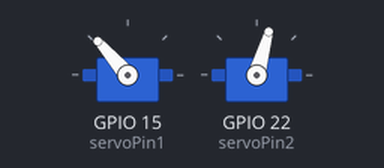
Recording of a sketch running on a simulated ESP32. On the bench: 2 × servo.

Above: at 0.05 s.
At 1.1 s:
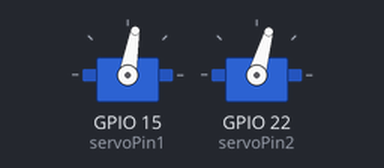
At 1.75 s:
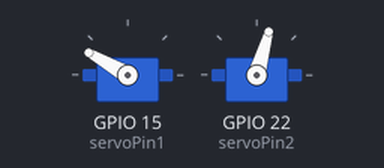
At 3.45 s:
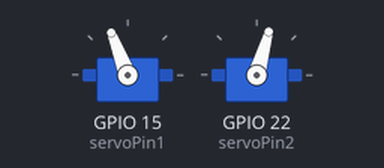
Timing chart, 0 to 8.8 s (numbered marks = the images above):
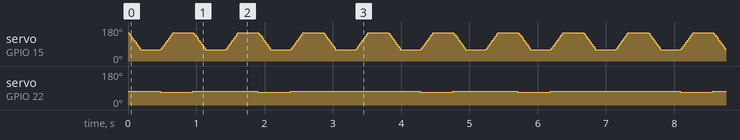

Measured:
- by itself, servo on GPIO 22 (servoPin2): repeats every 3.8 s: 74° 0.95 s, 68° 0.48 s, 74° 1.9 s, 68° 0.48 s

The sketch:

Apollo.ino
```cpp
#include <ESP32Servo.h>
Servo strum;
Servo lift;

int posVal = 60;
int servoPin1 = 15;
int servoPin2 = 22;
int delay_val = 0;
String pattern;

#define STRUMMER_MIN_ANGLE 60
#define STRUMMER_MAX_ANGLE 150
#define RAISED_ANGLE 68
#define PLAY_ANGLE 74

void setup() {
  // put your setup code here, to run once:
  Serial.begin(115200);
  strum.setPeriodHertz(50); // standard 50 hz servo
  strum.attach(servoPin1, 500, 2500); // attaches the servo on servoPin to the servo object

  lift.setPeriodHertz(50); // standard 50 hz servo
  lift.attach(servoPin2, 500, 2500); // attaches the servo on servoPin to the servo object
  lift.write(PLAY_ANGLE);
  int bpm = 102;
  pattern = "DDUUDU";
  delay_val = calculateDelay(bpm);

}

void upStrum()
{
  for (int pos = STRUMMER_MIN_ANGLE; pos <= STRUMMER_MAX_ANGLE; pos += 1)
  {
    strum.write(pos);
    delay(2);
  }
  delay(delay_val);
}

void downStrum()
{
  for (int pos = STRUMMER_MAX_ANGLE; pos >= STRUMMER_MIN_ANGLE; pos -= 1)
  {
    strum.write(pos);
    delay(2);
  }
  delay(delay_val);
}

int calculateDelay(int bpm) {
  return (int)(((1.0/(bpm/60.0))/2.0)*1000.0);
}

void loop() {
  lift.write(PLAY_ANGLE);
  for (int parser = 0; parser < pattern.length(); parser++)
  {
    char currentStrum = pattern.charAt(parser);
    if (currentStrum == 'D')
    {
      downStrum();
      if (parser + 1 < pattern.length())
      {
        if (pattern.charAt(parser+1) == 'D')
        {
          lift.write(RAISED_ANGLE);
          upStrum();
          lift.write(PLAY_ANGLE);
        }
      }
    }
    else
    {
      upStrum();
      if (parser + 1 < pattern.length())
      {
        if (pattern.charAt(parser+1) == 'U')
        {
          lift.write(RAISED_ANGLE);
          downStrum();
          lift.write(PLAY_ANGLE);
        }
      }
    }
  }
}
```
